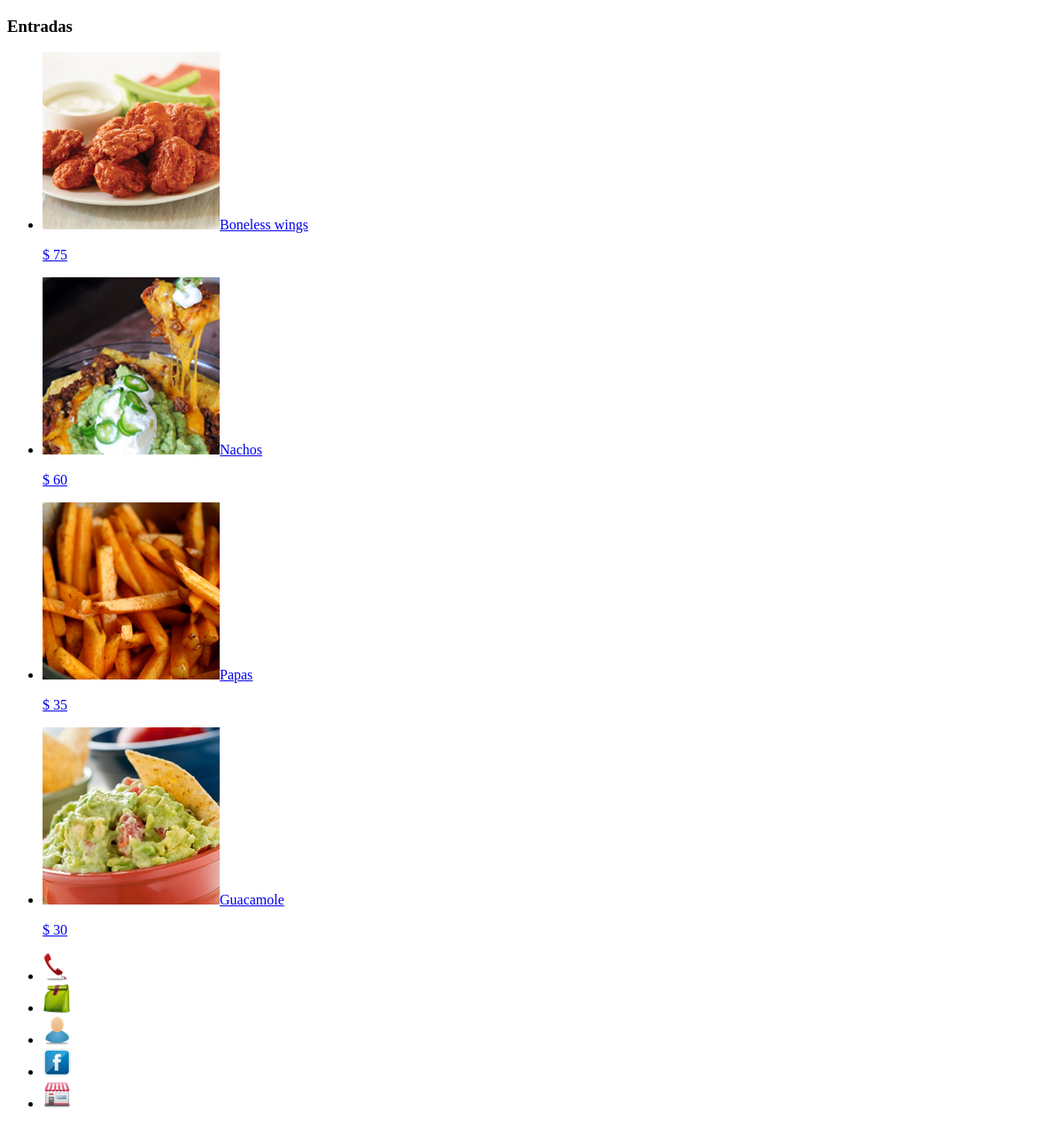
The app's page /index.php/movil/categorias/ver/1 with its own data.
### tables this page shows
CREATE TABLE IF NOT EXISTS `articulo_menu` (
  `id` int(10) DEFAULT NULL,
  `id_categoria` int(10) DEFAULT NULL,
  `nombre` varchar(50) DEFAULT NULL,
  `descripcion` varchar(300) DEFAULT NULL,
  `foto` varchar(50) DEFAULT NULL,
  `precio` float DEFAULT NULL
);

### application/controllers/movil/categorias.php (called while the page is built, shortened)
<?php
class Categorias extends CI_Controller {
    public function ver($id) {
        $this->load->model('Comercio');
        $this->Comercio->load();
        $data['comercio'] = $this->Comercio;
        $this->load->model('Categoria');
        $this->Categoria->load($id);
        $data['categoria'] = $this->Categoria;
        $data['titulo'] = $this->Categoria->nombre;
        $this->load->view('movil/categoria', $data);
    }
}
?>

### index.php (called while the page is built, shortened)
<?php
require_once BASEPATH.'core/CodeIgniter.php';

### application/models/comercio.php (called while the page is built, shortened)
<?php
class Comercio extends CI_Model {
    function load() {
        $query = $this->db->get('categoria');
        $resultadosCategorias = $query->result();
        foreach ($resultadosCategorias as $resultadosCategoria) {
            $categoria = new Categoria();
        }
    }
}
?>

### application/models/categoria.php (called while the page is built, shortened)
<?php
class Categoria extends CI_Model {
    function load($id) {
        $this->db->select('*');
        $this->db->from('articulo_menu');
        $this->db->where('id_categoria', $id);
        $query = $this->db->get();
        $resultadosArticulos = $query->result();
        foreach ($resultadosArticulos as $resultadosArticulo) {
            $articulo = new ArticuloMenu();
            $articulo->id = $resultadosArticulo->id;
            $articulo->nombre = $resultadosArticulo->nombre;
            $articulo->foto = $resultadosArticulo->foto;
            $articulo->precio = $resultadosArticulo->precio;
        }
    }
}
?>

### application/views/movil/categoria.php (the view)
<?php
include 'html-head.php';
include 'header-titulotexto.php';
?>
<div>
    <ul data-role="listview" id="lista">
        <?php
        foreach ($categoria->articulos as $articuloMenu) {
            echo '<li>';
            echo '<a href="' . site_url('movil/articulos/ver/' . $articuloMenu->id) . '">';
            echo '<img src="' . base_url($articuloMenu->foto) . '"/>';
            echo $articuloMenu->nombre;
            echo '<p><p/><p>$ ' . $articuloMenu->precio . '</p>';
            echo '</a>';
            echo '</li>';
        }
        ?>
    </ul>
</div>
<?php
include 'footer.php';
?>

### records on screen
articulo_menu: foto (picture), nombre "Boneless wings", precio "75"
articulo_menu: foto (picture), nombre "Nachos", precio "60"
articulo_menu: foto (picture), nombre "Papas", precio "35"
articulo_menu: foto (picture), nombre "Guacamole", precio "30"

### other values on screen
$titulo "Entradas"
